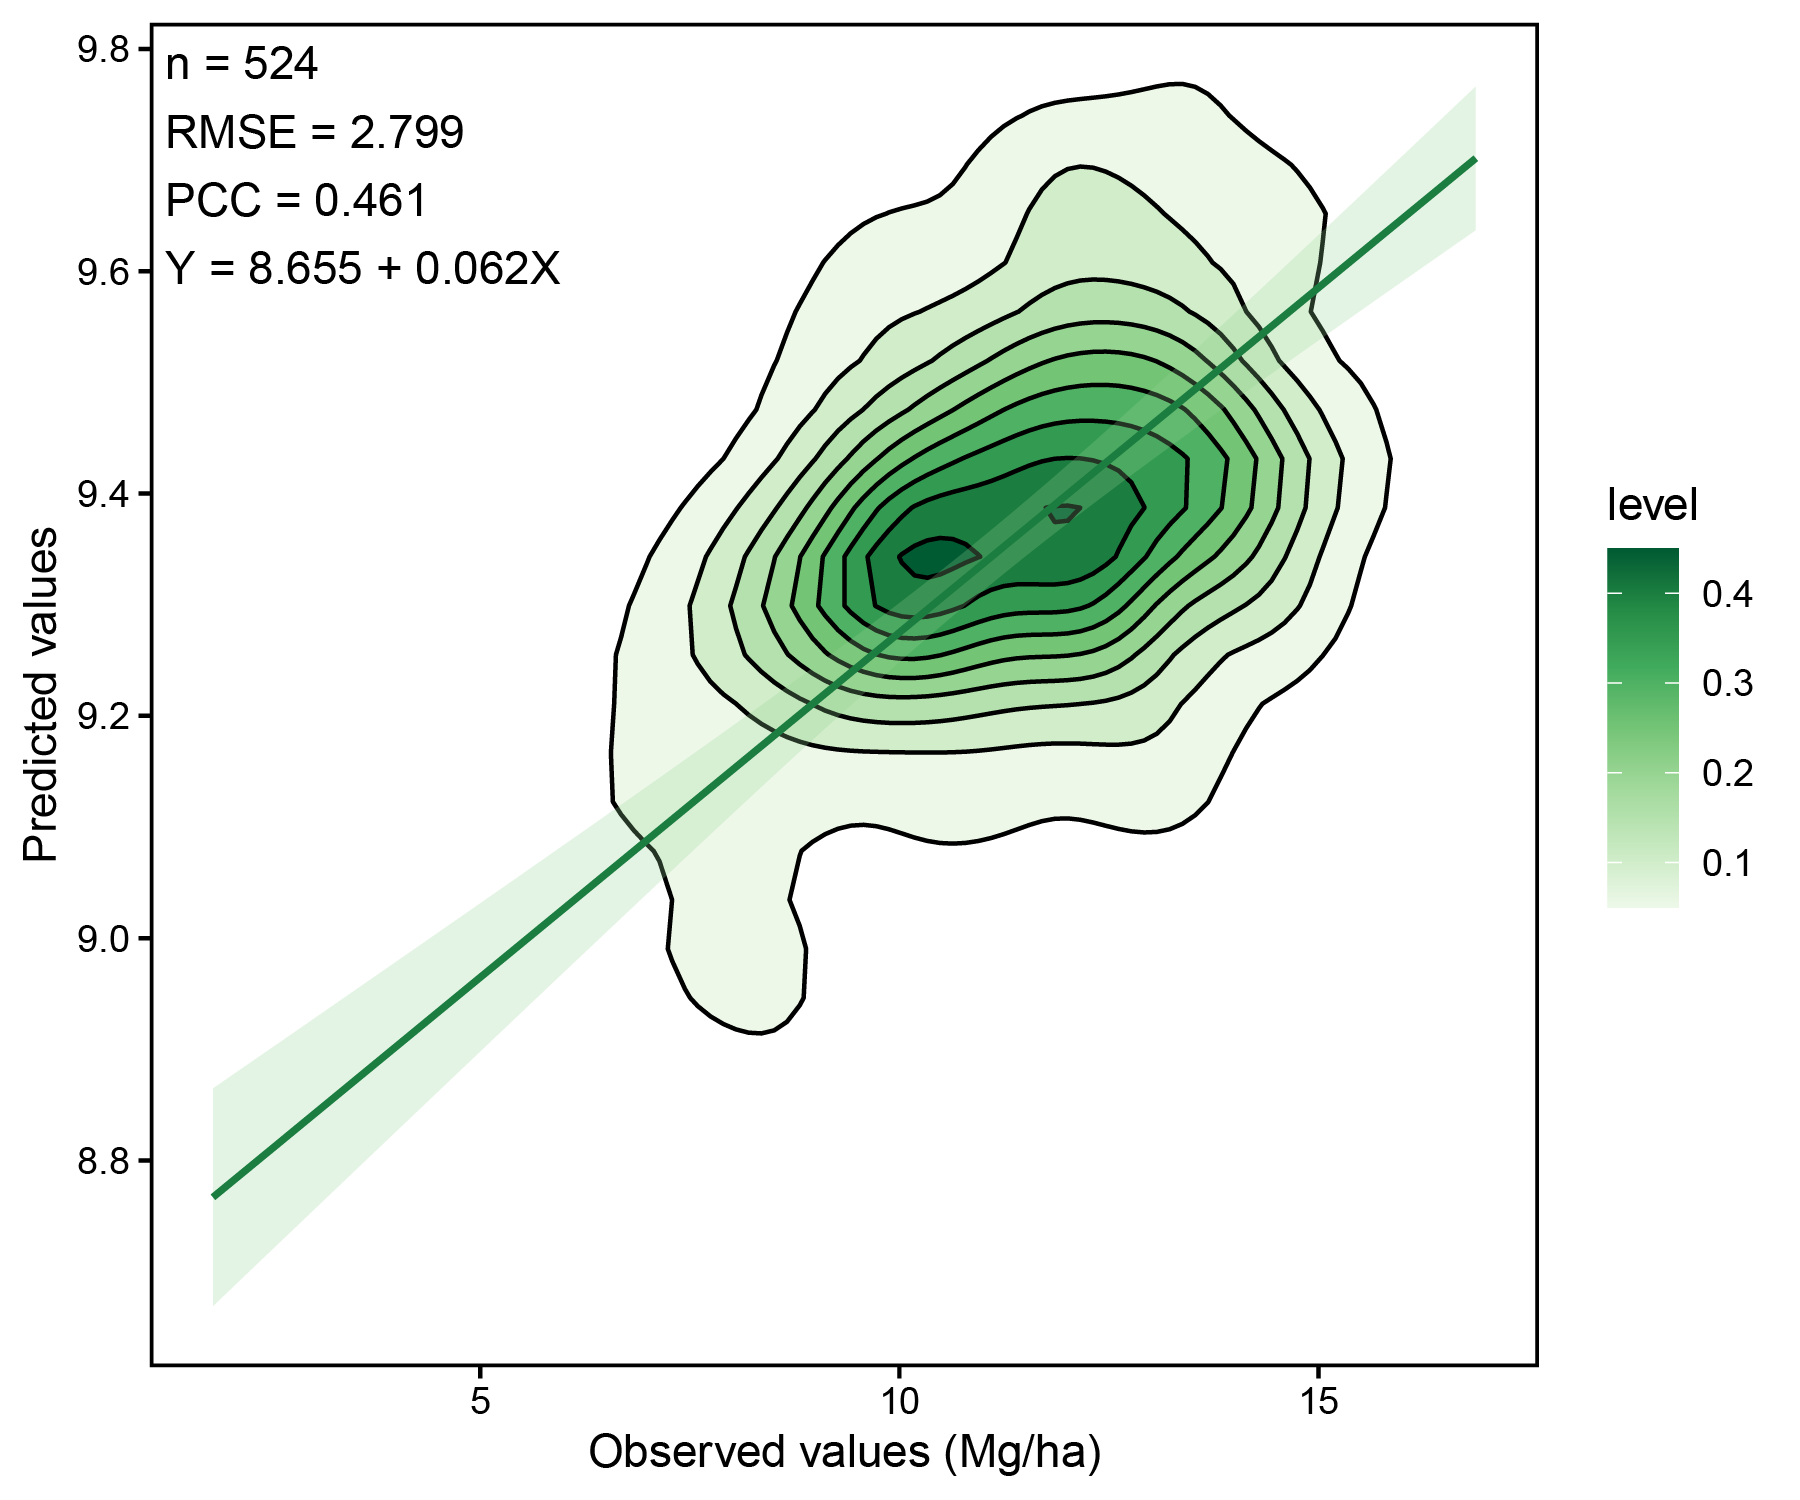

R code for this plot:
#环境数据处理
library(data.table)
library(ggplot2)

# 加载数据集
X <- read.csv("real_value.csv")
Y <- read.csv("pred_value.csv")
df <- cbind(X,Y)
colnames(df) <- c("X","Y")

# 统计指标
n <- nrow(df)
rmse <- sqrt(mean((df$Y - df$X)^2, na.rm = TRUE))
pcc <- cor(df$X, df$Y, use = "complete.obs", method = "pearson")
fit <- lm(Y ~ X, data = df)

fit_intercept <- coef(fit)[1]
fit_slope <- coef(fit)[2]
fit_label <- sprintf("Y = %.3f + %.3fX", fit_intercept, fit_slope)
stat_label <- sprintf("n = %d\nRMSE = %.3f\nPCC = %.3f\n%s", n, rmse, pcc, fit_label)

p1 <- ggplot(df, aes(x = X, y = Y)) +
  stat_density_2d(aes(fill = after_stat(level)), geom = "polygon", colour = "black") +
  geom_smooth(method = "lm", se = TRUE, color = "#62439c", fill = "#b4b4d6", alpha = 0.25, linewidth = 0.8) +
  annotate("text", x = -Inf, y = Inf, label = stat_label, hjust = -0.1, vjust = 1.1, size = 4, family = "sans") +
  scale_fill_distiller(palette = "Purples", direction = 1) +
  labs(y = "Predicted values", x = "Observed values (Mg/ha)") +
  theme_classic() +
  theme(panel.border = element_rect(color = "black", fill = NA, linewidth = 0.8))

p2 <- ggplot(df, aes(x = X, y = Y)) +
  stat_density_2d(aes(fill = after_stat(level)), geom = "polygon", colour = "black") +
  geom_smooth(method = "lm", se = TRUE, color = "#1b7d40", fill = "#95d392", alpha = 0.25, linewidth = 0.8) +
  annotate("text", x = -Inf, y = Inf, label = stat_label, hjust = -0.1, vjust = 1.1, size = 4, family = "sans") +
  scale_fill_distiller(palette = "Greens", direction = 1) +
  labs(y = "Predicted values", x = "Observed values (Mg/ha)") +
  theme_classic() +
  theme(panel.border = element_rect(color = "black", fill = NA, linewidth = 0.8))

pdf("Figure3.pdf", width = 6, height = 5)
print(p1)
dev.off()

pdf("Figure3-1.pdf", width = 6, height = 5)
print(p2)
dev.off()
